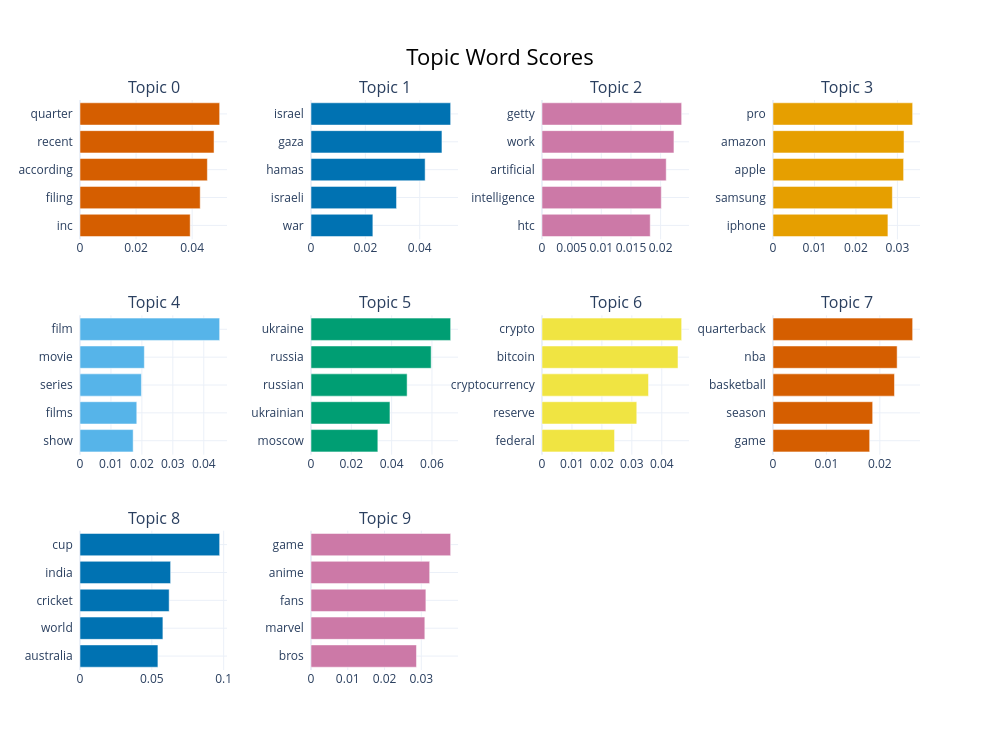

The code cell stored with this chart in its notebook:
### Code cell
# Run in Jupyter to open the interactive visualisation.\n
topic_model.visualize_barchart(top_n_topics=10)

### Figure 1 — Plotly figure (JSON) as saved in the notebook; plotly's stock layout.template omitted (floating-point values rounded to 4 significant figures)
{"data": [{"marker": {"color": "#D55E00"}, "orientation": "h", "type": "bar", "x": [0.0393, 0.04288, 0.04543, 0.04781, 0.04981], "xaxis": "x", "y": ["inc  ", "filing  ", "according  ", "recent  ", "quarter  "], "yaxis": "y"}, {"marker": {"color": "#0072B2"}, "orientation": "h", "type": "bar", "x": [0.02276, 0.03146, 0.04199, 0.04817, 0.05137], "xaxis": "x2", "y": ["war  ", "israeli  ", "hamas  ", "gaza  ", "israel  "], "yaxis": "y2"}, {"marker": {"color": "#CC79A7"}, "orientation": "h", "type": "bar", "x": [0.01825, 0.02011, 0.02094, 0.02225, 0.02355], "xaxis": "x3", "y": ["htc  ", "intelligence  ", "artificial  ", "work  ", "getty  "], "yaxis": "y3"}, {"marker": {"color": "#E69F00"}, "orientation": "h", "type": "bar", "x": [0.02771, 0.02878, 0.03149, 0.0316, 0.03368], "xaxis": "x4", "y": ["iphone  ", "samsung  ", "apple  ", "amazon  ", "pro  "], "yaxis": "y4"}, {"marker": {"color": "#56B4E9"}, "orientation": "h", "type": "bar", "x": [0.01718, 0.01835, 0.01985, 0.02079, 0.04513], "xaxis": "x5", "y": ["show  ", "films  ", "series  ", "movie  ", "film  "], "yaxis": "y5"}, {"marker": {"color": "#009E73"}, "orientation": "h", "type": "bar", "x": [0.03316, 0.03917, 0.04768, 0.05961, 0.06928], "xaxis": "x6", "y": ["moscow  ", "ukrainian  ", "russian  ", "russia  ", "ukraine  "], "yaxis": "y6"}, {"marker": {"color": "#F0E442"}, "orientation": "h", "type": "bar", "x": [0.02422, 0.03165, 0.03556, 0.04541, 0.04664], "xaxis": "x7", "y": ["federal  ", "reserve  ", "cryptocurrency  ", "bitcoin  ", "crypto  "], "yaxis": "y7"}, {"marker": {"color": "#D55E00"}, "orientation": "h", "type": "bar", "x": [0.0181, 0.01866, 0.02274, 0.02324, 0.02615], "xaxis": "x8", "y": ["game  ", "season  ", "basketball  ", "nba  ", "quarterback  "], "yaxis": "y8"}, {"marker": {"color": "#0072B2"}, "orientation": "h", "type": "bar", "x": [0.05423, 0.0577, 0.06206, 0.06307, 0.0972], "xaxis": "x9", "y": ["australia  ", "world  ", "cricket  ", "india  ", "cup  "], "yaxis": "y9"}, {"marker": {"color": "#CC79A7"}, "orientation": "h", "type": "bar", "x": [0.02869, 0.03096, 0.03125, 0.03228, 0.03799], "xaxis": "x10", "y": ["bros  ", "marvel  ", "fans  ", "anime  ", "game  "], "yaxis": "y10"}], "layout": {"annotations": [{"font": {"size": 16}, "showarrow": false, "text": "Topic 0", "x": 0.0875, "xanchor": "center", "xref": "paper", "y": 1, "yanchor": "bottom", "yref": "paper"}, {"font": {"size": 16}, "showarrow": false, "text": "Topic 1", "x": 0.3625, "xanchor": "center", "xref": "paper", "y": 1, "yanchor": "bottom", "yref": "paper"}, {"font": {"size": 16}, "showarrow": false, "text": "Topic 2", "x": 0.6375, "xanchor": "center", "xref": "paper", "y": 1, "yanchor": "bottom", "yref": "paper"}, {"font": {"size": 16}, "showarrow": false, "text": "Topic 3", "x": 0.9125, "xanchor": "center", "xref": "paper", "y": 1, "yanchor": "bottom", "yref": "paper"}, {"font": {"size": 16}, "showarrow": false, "text": "Topic 4", "x": 0.0875, "xanchor": "center", "xref": "paper", "y": 0.6222, "yanchor": "bottom", "yref": "paper"}, {"font": {"size": 16}, "showarrow": false, "text": "Topic 5", "x": 0.3625, "xanchor": "center", "xref": "paper", "y": 0.6222, "yanchor": "bottom", "yref": "paper"}, {"font": {"size": 16}, "showarrow": false, "text": "Topic 6", "x": 0.6375, "xanchor": "center", "xref": "paper", "y": 0.6222, "yanchor": "bottom", "yref": "paper"}, {"font": {"size": 16}, "showarrow": false, "text": "Topic 7", "x": 0.9125, "xanchor": "center", "xref": "paper", "y": 0.6222, "yanchor": "bottom", "yref": "paper"}, {"font": {"size": 16}, "showarrow": false, "text": "Topic 8", "x": 0.0875, "xanchor": "center", "xref": "paper", "y": 0.2444, "yanchor": "bottom", "yref": "paper"}, {"font": {"size": 16}, "showarrow": false, "text": "Topic 9", "x": 0.3625, "xanchor": "center", "xref": "paper", "y": 0.2444, "yanchor": "bottom", "yref": "paper"}], "height": 750, "hoverlabel": {"bgcolor": "white", "font": {"family": "Rockwell", "size": 16}}, "showlegend": false, "title": {"font": {"color": "Black", "size": 22}, "text": "Topic Word Scores", "x": 0.5, "xanchor": "center", "yanchor": "top"}, "width": 1000, "xaxis": {"anchor": "y", "domain": [0, 0.175], "showgrid": true}, "xaxis10": {"anchor": "y10", "domain": [0.275, 0.45], "showgrid": true}, "xaxis11": {"anchor": "y11", "domain": [0.55, 0.725], "showgrid": true}, "xaxis12": {"anchor": "y12", "domain": [0.825, 1], "showgrid": true}, "xaxis2": {"anchor": "y2", "domain": [0.275, 0.45], "showgrid": true}, "xaxis3": {"anchor": "y3", "domain": [0.55, 0.725], "showgrid": true}, "xaxis4": {"anchor": "y4", "domain": [0.825, 1], "showgrid": true}, "xaxis5": {"anchor": "y5", "domain": [0, 0.175], "showgrid": true}, "xaxis6": {"anchor": "y6", "domain": [0.275, 0.45], "showgrid": true}, "xaxis7": {"anchor": "y7", "domain": [0.55, 0.725], "showgrid": true}, "xaxis8": {"anchor": "y8", "domain": [0.825, 1], "showgrid": true}, "xaxis9": {"anchor": "y9", "domain": [0, 0.175], "showgrid": true}, "yaxis": {"anchor": "x", "domain": [0.7556, 1], "showgrid": true}, "yaxis10": {"anchor": "x10", "domain": [0, 0.2444], "showgrid": true}, "yaxis11": {"anchor": "x11", "domain": [0, 0.2444], "showgrid": true}, "yaxis12": {"anchor": "x12", "domain": [0, 0.2444], "showgrid": true}, "yaxis2": {"anchor": "x2", "domain": [0.7556, 1], "showgrid": true}, "yaxis3": {"anchor": "x3", "domain": [0.7556, 1], "showgrid": true}, "yaxis4": {"anchor": "x4", "domain": [0.7556, 1], "showgrid": true}, "yaxis5": {"anchor": "x5", "domain": [0.3778, 0.6222], "showgrid": true}, "yaxis6": {"anchor": "x6", "domain": [0.3778, 0.6222], "showgrid": true}, "yaxis7": {"anchor": "x7", "domain": [0.3778, 0.6222], "showgrid": true}, "yaxis8": {"anchor": "x8", "domain": [0.3778, 0.6222], "showgrid": true}, "yaxis9": {"anchor": "x9", "domain": [0, 0.2444], "showgrid": true}}}
